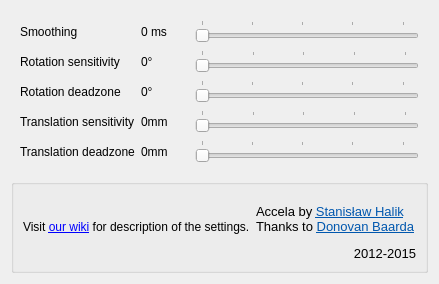
     <widget class="QWidget" name="tab_6">
      <attribute name="title">
       <string>Filter</string>
      </attribute>
      <layout class="QVBoxLayout" name="verticalLayout_6">
       <item>
        <widget class="QFrame" name="frame_4">
         <property name="frameShape">
          <enum>QFrame::NoFrame</enum>
         </property>
         <property name="frameShadow">
          <enum>QFrame::Raised</enum>
         </property>
         <layout class="QGridLayout" name="gridLayout_14">
          <item row="1" column="3">
           <widget class="QSlider" name="rotation_slider">
            <property name="sizePolicy">
             <sizepolicy hsizetype="Expanding" vsizetype="Fixed">
              <horstretch>0</horstretch>
              <verstretch>0</verstretch>
             </sizepolicy>
            </property>
            <property name="minimumSize">
             <size>
              <width>0</width>
              <height>24</height>
             </size>
            </property>
            <property name="maximum">
             <number>99</number>
            </property>
            <property name="pageStep">
             <number>5</number>
            </property>
            <property name="orientation">
             <enum>Qt::Horizontal</enum>
            </property>
            <property name="tickPosition">
             <enum>QSlider::TicksAbove</enum>
            </property>
            <property name="tickInterval">
             <number>24</number>
            </property>
           </widget>
          </item>
          <item row="1" column="0">
           <widget class="QLabel" name="lblSensYaw_6">
            <property name="sizePolicy">
             <sizepolicy hsizetype="Preferred" vsizetype="Minimum">
              <horstretch>0</horstretch>
              <verstretch>0</verstretch>
             </sizepolicy>
            </property>
            <property name="text">
             <string>Rotation sensitivity</string>
            </property>
           </widget>
          </item>
          <item row="0" column="0">
           <widget class="QLabel" name="label_6">
            <property name="text">
             <string>Smoothing</string>
            </property>
           </widget>
          </item>
          <item row="0" column="1">
           <widget class="QLabel" name="ewma_label">
            <property name="minimumSize">
             <size>
              <width>48</width>
              <height>0</height>
             </size>
            </property>
            <property name="text">
             <string>0 ms</string>
            </property>
           </widget>
          </item>
          <item row="1" column="1">
           <widget class="QLabel" name="rot_gain">
            <property name="text">
             <string>0°</string>
            </property>
           </widget>
          </item>
          <item row="0" column="3">
           <widget class="QSlider" name="ewma_slider">
            <property name="sizePolicy">
             <sizepolicy hsizetype="Expanding" vsizetype="Fixed">
              <horstretch>0</horstretch>
              <verstretch>0</verstretch>
             </sizepolicy>
            </property>
            <property name="minimumSize">
             <size>
              <width>0</width>
              <height>24</height>
             </size>
            </property>
            <property name="maximum">
             <number>100</number>
            </property>
            <property name="singleStep">
             <number>10</number>
            </property>
            <property name="pageStep">
             <number>25</number>
            </property>
            <property name="orientation">
             <enum>Qt::Horizontal</enum>
            </property>
            <property name="tickPosition">
             <enum>QSlider::TicksAbove</enum>
            </property>
            <property name="tickInterval">
             <number>24</number>
            </property>
           </widget>
          </item>
          <item row="6" column="0">
           <widget class="QLabel" name="label_27">
            <property name="text">
             <string>Translation deadzone</string>
            </property>
           </widget>
          </item>
          <item row="4" column="0">
           <widget class="QLabel" name="label_28">
            <property name="text">
             <string>Rotation deadzone</string>
            </property>
           </widget>
          </item>
          <item row="4" column="3">
           <widget class="QSlider" name="rot_dz_slider">
            <property name="sizePolicy">
             <sizepolicy hsizetype="Expanding" vsizetype="Fixed">
              <horstretch>0</horstretch>
              <verstretch>0</verstretch>
             </sizepolicy>
            </property>
            <property name="minimumSize">
             <size>
              <width>0</width>
              <height>24</height>
             </size>
            </property>
            <property name="maximum">
             <number>100</number>
            </property>
            <property name="orientation">
             <enum>Qt::Horizontal</enum>
            </property>
            <property name="tickPosition">
             <enum>QSlider::TicksAbove</enum>
            </property>
            <property name="tickInterval">
             <number>24</number>
            </property>
           </widget>
          </item>
          <item row="4" column="1">
           <widget class="QLabel" name="rot_dz">
            <property name="text">
             <string>0°</string>
            </property>
           </widget>
          </item>
          <item row="6" column="3">
           <widget class="QSlider" name="trans_dz_slider">
            <property name="sizePolicy">
             <sizepolicy hsizetype="Expanding" vsizetype="Fixed">
              <horstretch>0</horstretch>
              <verstretch>0</verstretch>
             </sizepolicy>
            </property>
            <property name="minimumSize">
             <size>
              <width>0</width>
              <height>24</height>
             </size>
            </property>
            <property name="maximum">
             <number>100</number>
            </property>
            <property name="orientation">
             <enum>Qt::Horizontal</enum>
            </property>
            <property name="tickPosition">
             <enum>QSlider::TicksAbove</enum>
            </property>
            <property name="tickInterval">
             <number>24</number>
            </property>
           </widget>
          </item>
          <item row="6" column="1">
           <widget class="QLabel" name="trans_dz">
            <property name="text">
             <string>0mm</string>
            </property>
           </widget>
          </item>
          <item row="5" column="0">
           <widget class="QLabel" name="label_30">
            <property name="sizePolicy">
             <sizepolicy hsizetype="Preferred" vsizetype="Minimum">
              <horstretch>0</horstretch>
              <verstretch>0</verstretch>
             </sizepolicy>
            </property>
            <property name="text">
             <string>Translation sensitivity</string>
            </property>
           </widget>
          </item>
          <item row="5" column="1">
           <widget class="QLabel" name="trans_gain">
            <property name="text">
             <string>0mm</string>
            </property>
           </widget>
          </item>
          <item row="5" column="3">
           <widget class="QSlider" name="translation_slider">
            <property name="sizePolicy">
             <sizepolicy hsizetype="Expanding" vsizetype="Fixed">
              <horstretch>0</horstretch>
              <verstretch>0</verstretch>
             </sizepolicy>
            </property>
            <property name="minimumSize">
             <size>
              <width>0</width>
              <height>24</height>
             </size>
            </property>
            <property name="maximum">
             <number>99</number>
            </property>
            <property name="pageStep">
             <number>5</number>
            </property>
            <property name="orientation">
             <enum>Qt::Horizontal</enum>
            </property>
            <property name="tickPosition">
             <enum>QSlider::TicksAbove</enum>
            </property>
            <property name="tickInterval">
             <number>24</number>
            </property>
           </widget>
          </item>
         </layout>
        </widget>
       </item>
       <item>
        <widget class="QGroupBox" name="groupBox_12">
         <property name="title">
          <string/>
         </property>
         <layout class="QGridLayout" name="gridLayout_13">
          <item row="0" column="1">
           <widget class="QLabel" name="label_26111">
            <property name="sizePolicy">
             <sizepolicy hsizetype="Maximum" vsizetype="Maximum">
              <horstretch>0</horstretch>
              <verstretch>0</verstretch>
             </sizepolicy>
            </property>
            <property name="font">
             <font>
              <pointsize>7</pointsize>
             </font>
            </property>
            <property name="frameShape">
             <enum>QFrame::NoFrame</enum>
            </property>
            <property name="text">
             <string>&lt;html&gt;&lt;head/&gt;&lt;body&gt;&lt;p align=&quot;justify&quot;&gt;&lt;br/&gt;&lt;span style=&quot; font-size:10pt;&quot;&gt;Accela by &lt;/span&gt;&lt;a href=&quot;https://github.com/sthalik&quot;&gt;&lt;span style=&quot; font-size:10pt; text-decoration: underline; color:#0057ae;&quot;&gt;Stanisław Halik&lt;/span&gt;&lt;/a&gt;&lt;span style=&quot; font-size:10pt;&quot;&gt;&lt;br/&gt;Thanks to &lt;/span&gt;&lt;a href=&quot;https://github.com/dbaarda&quot;&gt;&lt;span style=&quot; font-size:10pt; text-decoration: underline; color:#0057ae;&quot;&gt;Donovan Baarda&lt;/span&gt;&lt;/a&gt;&lt;/p&gt;&lt;p align=&quot;right&quot;&gt;&lt;span style=&quot; font-size:10pt;&quot;&gt;2012-2015&lt;/span&gt;&lt;/p&gt;&lt;/body&gt;&lt;/html&gt;</string>
            </property>
            <property name="textFormat">
             <enum>Qt::RichText</enum>
            </property>
            <property name="scaledContents">
             <bool>false</bool>
            </property>
            <property name="alignment">
             <set>Qt::AlignCenter</set>
            </property>
            <property name="wordWrap">
             <bool>true</bool>
            </property>
            <property name="margin">
             <number>0</number>
            </property>
            <property name="indent">
             <number>0</number>
            </property>
            <property name="openExternalLinks">
             <bool>true</bool>
            </property>
            <property name="textInteractionFlags">
             <set>Qt::LinksAccessibleByKeyboard|Qt::LinksAccessibleByMouse|Qt::TextBrowserInteraction|Qt::TextSelectableByKeyboard|Qt::TextSelectableByMouse</set>
            </property>
           </widget>
          </item>
          <item row="0" column="0">
           <widget class="QLabel" name="label_5">
            <property name="text">
             <string>&lt;html&gt;&lt;head/&gt;&lt;body&gt;&lt;p&gt;Visit &lt;a href=&quot;https://github.com/opentrack/opentrack/wiki/Accela-in-opentrack-2.3&quot;&gt;&lt;span style=&quot; text-decoration: underline; color:#0000ff;&quot;&gt;our wiki&lt;/span&gt;&lt;/a&gt; for description of the settings.&lt;/p&gt;&lt;/body&gt;&lt;/html&gt;</string>
            </property>
            <property name="openExternalLinks">
             <bool>true</bool>
            </property>
           </widget>
          </item>
         </layout>
        </widget>
       </item>
       <item>
        <spacer name="verticalSpacer_4">
         <property name="orientation">
          <enum>Qt::Vertical</enum>
         </property>
         <property name="sizeType">
          <enum>QSizePolicy::Expanding</enum>
         </property>
         <property name="sizeHint" stdset="0">
          <size>
           <width>0</width>
           <height>0</height>
          </size>
         </property>
        </spacer>
       </item>
      </layout>
     </widget>
